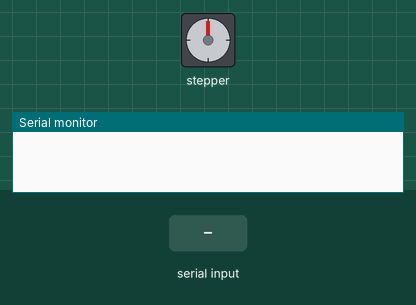
This sketch was run on a simulated Arduino Uno, built with avr-gcc and run on an emulated ATmega328P. Shown: stepper motor, the last lines printed to the serial monitor. Inputs (shaded band) come from the test bench. EEPROM starts erased; stepper angles assume 200 steps per turn.

Above: at 1.2 s.
1.3 s: "90,45\n" received over Serial
At 1.7 s:
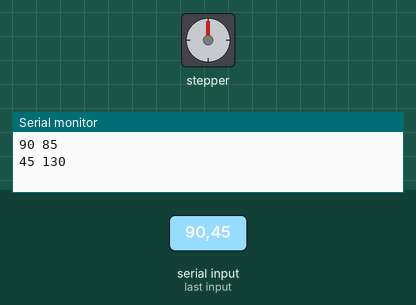
2.9 s: "t90\n" received over Serial
At 3.2 s:
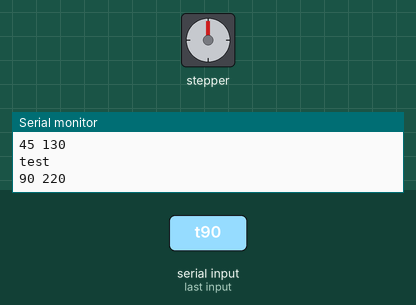
Timing chart, 0 to 5.9 s (numbered marks = the images above; inputs shaded):
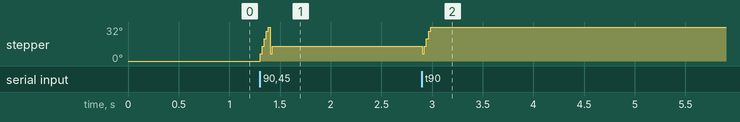

The sketch:

stepper.ino
```cpp
/*
 Stepper Motor Control - one revolution

 This program drives a unipolar or bipolar stepper motor.
 The motor is attached to digital pins 8 - 11 of the Arduino.

 The motor should revolve one revolution in one direction, then
 one revolution in the other direction.


 Created 11 Mar. 2007
 Modified 30 Nov. 2009
 by Tom Igoe

 */

//#include <WProgram.h>

#include <Stepper.h>
#include <EEPROM.h>

const int stepsPerRevolution = 200;  // change this to fit the number of steps per revolution
// for your motor

//--------------------------------//
// EEPROM writing/reading support //
//--------------------------------//


const int EEPROM_MIN_ADDR = 0;
const int EEPROM_MAX_ADDR = 511;

//
// Initialize eeprom memory with
// the specified byte.
// Default value is 0xFF.
//
void eeprom_erase_all(byte b = 0xFF) {
  int i;

  for (i = EEPROM_MIN_ADDR; i <= EEPROM_MAX_ADDR; i++) {
    EEPROM.write(i, b);
  }
}

//
// Dump eeprom memory contents over serial port.
// For each byte, address and value are written.
//
void eeprom_serial_dump_column() {
  // counter
  int i;

  // byte read from eeprom
  byte b;

  // buffer used by sprintf
  char buf[10];

  for (i = EEPROM_MIN_ADDR; i <= EEPROM_MAX_ADDR; i++) {
    b = EEPROM.read(i);
    sprintf(buf, "%03X: %02X", i, b);
    Serial.println(buf);
  }
}

//
// Dump eeprom memory contents over serial port in tabular form.
// Each printed row shows the value of bytesPerRow bytes
// (by default 16).
//
void eeprom_serial_dump_table(int bytesPerRow = 16) {
  // address counter
  int i;

  // row bytes counter
  int j;

  // byte read from eeprom
  byte b;

  // temporary buffer for sprintf
  char buf[10];


  // initialize row counter
  j = 0;

  // go from first to last eeprom address
  for (i = EEPROM_MIN_ADDR; i <= EEPROM_MAX_ADDR; i++) {

    // if this is the first byte of the row,
    // start row by printing the byte address
    if (j == 0) {
      sprintf(buf, "%03X: ", i);
      Serial.print(buf);
    }

    // read current byte from eeprom
    b = EEPROM.read(i);

    // write byte in hex form
    sprintf(buf, "%02X ", b);

    // increment row counter
    j++;

    // if this is the last byte of the row,
    // reset row counter and use println()
    // to start a new line
    if (j == bytesPerRow) {
      j = 0;
      Serial.println(buf);
    }
    // else just print the hex value with print()
    else {
      Serial.print(buf);
    }
  }
}

//
// Returns true if the address is between the
// minimum and maximum allowed values,
// false otherwise.
//
// This function is used by the other, higher-level functions
// to prevent bugs and runtime errors due to invalid addresses.
//
boolean eeprom_is_addr_ok(int addr) {
  return ((addr >= EEPROM_MIN_ADDR) && (addr <= EEPROM_MAX_ADDR));
}

//
// Writes a sequence of bytes to eeprom starting at the specified address.
// Returns true if the whole array is successfully written.
// Returns false if the start or end addresses aren't between
// the minimum and maximum allowed values.
// When returning false, nothing gets written to eeprom.
//
boolean eeprom_write_bytes(int startAddr, const byte* array, int numBytes) {
  // counter
  int i;

  // both first byte and last byte addresses must fall within
  // the allowed range
  if (!eeprom_is_addr_ok(startAddr) || !eeprom_is_addr_ok(startAddr + numBytes)) {
    return false;
  }

  for (i = 0; i < numBytes; i++) {
    EEPROM.write(startAddr + i, array[i]);
  }

  return true;
}

//
// Reads the specified number of bytes from the specified address into the provided buffer.
// Returns true if all the bytes are successfully read.
// Returns false if the star or end addresses aren't between
// the minimum and maximum allowed values.
// When returning false, the provided array is untouched.
//
// Note: the caller must ensure that array[] has enough space
// to store at most numBytes bytes.
//
boolean eeprom_read_bytes(int startAddr, byte array[], int numBytes) {
  int i;

  // both first byte and last byte addresses must fall within
  // the allowed range
  if (!eeprom_is_addr_ok(startAddr) || !eeprom_is_addr_ok(startAddr + numBytes)) {
    return false;
  }

  for (i = 0; i < numBytes; i++) {
    array[i] = EEPROM.read(startAddr + i);
  }

  return true;
}

//
// Writes an int variable at the specified address.
// Returns true if the variable value is successfully written.
// Returns false if the specified address is outside the
// allowed range or too close to the maximum value
// to store all of the bytes (an int variable requires
// more than one byte).
//
boolean eeprom_write_int(int addr, int value) {
  byte *ptr;

  ptr = (byte*)&value;
  return eeprom_write_bytes(addr, ptr, sizeof(value));
}

//
// Reads an integer value at the specified address.
// Returns true if the variable is successfully read.
// Returns false if the specified address is outside the
// allowed range or too close to the maximum vlaue
// to hold all of the bytes (an int variable requires
// more than one byte).
//
boolean eeprom_read_int(int addr, int* value) {
  return eeprom_read_bytes(addr, (byte*)value, sizeof(int));
}

//
// Writes a string starting at the specified address.
// Returns true if the whole string is successfully written.
// Returns false if the address of one or more bytes
// fall outside the allowed range.
// If false is returned, nothing gets written to the eeprom.
//
boolean eeprom_write_string(int addr, const char* string) {
  // actual number of bytes to be written
  int numBytes;

  // we'll need to write the string contents
  // plus the string terminator byte (0x00)
  numBytes = strlen(string) + 1;

  return eeprom_write_bytes(addr, (const byte*)string, numBytes);
}

//
// Reads a string starting from the specified address.
// Returns true if at least one byte (even only the
// string terminator one) is read.
// Returns false if the start address falls outside
// or declare buffer size os zero.
// the allowed range.
// The reading might stop for several reasons:
// - no more space in the provided buffer
// - last eeprom address reached
// - string terminator byte (0x00) encountered.
// The last condition is what should normally occur.
//
boolean eeprom_read_string(int addr, char* buffer, int bufSize) {
  // byte read from eeprom
  byte ch;

  // number of bytes read so far
  int bytesRead;

  // check start address
  if (!eeprom_is_addr_ok(addr)) {
    return false;
  }

  // how can we store bytes in an empty buffer ?
  if (bufSize == 0) {
    return false;
  }

  // is there is room for the string terminator only,
  // no reason to go further
  if (bufSize == 1) {
    buffer[0] = 0;
    return true;
  }

  // initialize byte counter
  bytesRead = 0;

  // read next byte from eeprom
  ch = EEPROM.read(addr + bytesRead);

  // store it into the user buffer
  buffer[bytesRead] = ch;

  // increment byte counter
  bytesRead++;

  // stop conditions:
  // - the character just read is the string terminator one (0x00)
  // - we have filled the user buffer
  // - we have reached the last eeprom address
  while ( (ch != 0x00) && (bytesRead < bufSize) && ((addr + bytesRead) <= EEPROM_MAX_ADDR) ) {
    // if no stop condition is met, read the next byte from eeprom
    ch = EEPROM.read(addr + bytesRead);

    // store it into the user buffer
    buffer[bytesRead] = ch;

    // increment byte counter
    bytesRead++;
  }

  // make sure the user buffer has a string terminator
  // (0x00) as its last byte
  if ((ch != 0x00) && (bytesRead >= 1)) {
    buffer[bytesRead - 1] = 0;
  }

  return true;
}

//
// A pair of functions to show how long it takes to work with eeprom.
//
int start_time;
int stop_time;

void start_timing() {
  start_time = millis();
}

void print_elapsed() {
  stop_time = millis();
  Serial.print("Time elapsed (ms): ");
  Serial.println(stop_time - start_time);
}

const int BUFSIZE = 50;
char buf[BUFSIZE];

void erase_buffer() {
  for (int i = 0; i < BUFSIZE; i++) {
    buf[i] = 0;
  }
}

void writeDiagnostic(const char* diag) {
  strcpy(buf, diag);
  eeprom_write_string(200, buf);
  erase_buffer();
}

void readDiagnostic() {
  eeprom_read_string(200, buf, BUFSIZE);
  Serial.print("Diagnostic: '");
  Serial.print(buf);
  Serial.println("'");
  erase_buffer();
}

void writeRelativePosition(int steps) {
  eeprom_write_int(100, steps);
}

int readRelativePosition() {
  int relpos;
  eeprom_read_int(100, &relpos);
  return relpos;
}

//-----------------//
// Stepper support //
//-----------------//

int relative_steps = readRelativePosition();

void run(Stepper stepper, int um_distance, int rpm) {
  stepper.setSpeed(rpm);
  int steps = um_distance/5;
  stepper.step(steps);
  relative_steps = relative_steps+steps;
  writeRelativePosition(relative_steps);

  Serial.print(steps*5);
  Serial.print(" ");
  Serial.println(readRelativePosition()*5);
}

void toPosition(Stepper stepper, int um_relpos, int rpm) {
  run(stepper, um_relpos-relative_steps*5, rpm);
}

//--------------------------------------------//
// Running the Arduino for use with a stepper //
//--------------------------------------------//


Stepper myStepper(stepsPerRevolution, 8,9,10,11);

char WaitForChar()
{
  int c;

  do {
    c = Serial.read();
  }
  while(c == -1);

  return (char)c;
}

int loopPrompt(Stepper myStepper, int sp)
{
  signed long int value = 0;

  boolean negative = false;
  boolean s = false;
  boolean test = false;
  boolean datainprocess = false;

  while(1)
  {
    /*Read a character as it comes in:*/
    char byteBuffer = WaitForChar();

    if (byteBuffer=='s') {
      if (!s && !datainprocess) {
        s = true;
        continue;
      }
      else
        return sp;
    }

    if (byteBuffer=='t') {
      if (!test && !datainprocess) {
        test = true;
        Serial.println("test");
        return sp;
      }
      else
        return sp;
    }

    if (byteBuffer=='-') {
      if (!negative && !datainprocess) {
        negative = true;
        continue;
      }
      else
        return sp;
    }

    if(byteBuffer >= '0' && byteBuffer <= '9') { //Is the character a digit?
      /*Yes, shift left 1 place (in decimal), and add integer value of character (ASCII value - 48)*/
      value = (value * 10) + (byteBuffer - '0');
      datainprocess = true;
    }
    else {
      /*No, stop and give us the value we have so far*/
      if (s) {
        signed int difference = value-sp;
        sp = value;
        Serial.print(difference);
        Serial.print(" ");
        Serial.println(sp);
        return sp;
      }
      if (negative) {
        value = 0 - value;
      }
      run(myStepper, value, sp);
      return sp;
    }
  }
}

int sp = 60;

void setup() {
  // initialize the serial port:
  Serial.begin(9600);
}

void loop() {
  sp = loopPrompt(myStepper, sp);
}
```

Measured:
- after the input at 1.3 s, stepper: turns 32° clockwise in 0.08 s, then 25° counter-clockwise in 0.00 s, then 7° clockwise in 0.00 s
